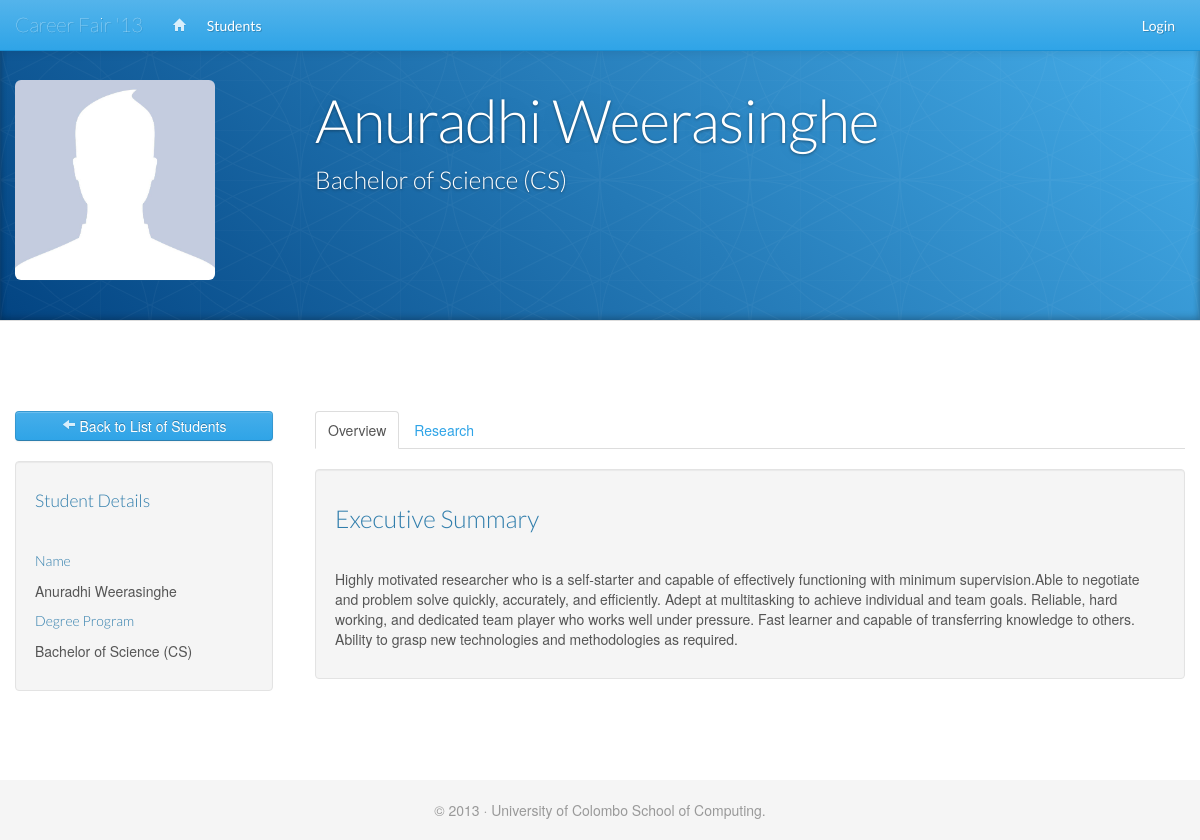
The page /view_student_cv.php?s=anuradhi.weerasinghe on the database its author committed.
### tables this page shows
CREATE TABLE IF NOT EXISTS `user_logins` (
  `id` int(11) NOT NULL AUTO_INCREMENT,
  `object_type` int(11) NOT NULL,
  `username` varchar(50) NOT NULL,
  `password` varchar(50) NOT NULL,
  `first_name` varchar(100) NOT NULL,
  `last_name` varchar(100) NOT NULL,
  `email_address` varchar(255) NOT NULL,
  `telephone_number` varchar(20) NOT NULL,
  PRIMARY KEY (`id`),
  KEY `object_type` (`object_type`)
);

CREATE TABLE IF NOT EXISTS `obj_degree_programs` (
  `id` int(11) NOT NULL AUTO_INCREMENT,
  `name` varchar(255) NOT NULL,
  `display_name` varchar(255) NOT NULL,
  `duration` int(1) NOT NULL,
  PRIMARY KEY (`id`)
);

CREATE TABLE IF NOT EXISTS `user_students` (
  `id` int(11) NOT NULL AUTO_INCREMENT,
  `login_id` int(11) NOT NULL,
  `degree_program_id` int(11) NOT NULL,
  `executive_summary` text NOT NULL,
  `research_project_title` text NOT NULL,
  `research_project_desc` text NOT NULL,
  `cv_file_name` varchar(255) NOT NULL,
  PRIMARY KEY (`id`),
  KEY `degree_program_id` (`degree_program_id`),
  KEY `login_id` (`login_id`)
);

### includes/user_login.php (called while the page is built, shortened)
<?php
require_once("database.php");
class UserLogin extends DatabaseObject {
	protected static $table_name = "user_logins";
	public $first_name;
	public $last_name;
	public function get_user_by_username($un){
		$sql  = "SELECT * FROM " . static::$table_name;
		$sql .= " WHERE username = '" . $un . "'";
		$sql .= " LIMIT 1";
		$result_array = self::find_by_sql($sql);
		return !empty($result_array) ? array_shift($result_array) : false;
	}
	public function full_name(){
		if (isset($this->first_name) && isset($this->last_name)){
			return $this->first_name . " " . $this->last_name;
		} else {
			return "";
		}
	}
}
?>

### includes/database.php (called while the page is built, shortened)
<?php
class MySQLDatabase{
	private $connection;
	public function open_connection(){
		$this->connection = mysql_connect(DB_SERVER, DB_USER, DB_PASS);
	}
	public function query($sql){
		$result = mysql_query($sql, $this->connection);
		return $result;
	}
	public function fetch_array($result_set){
		return mysql_fetch_array($result_set);
	}
}
$database = new MySQLDatabase();
?>

### includes/database_object.php (called while the page is built, shortened)
<?php
require_once("database.php");
class DatabaseObject {
	protected static $table_name;
	protected static $db_fields;
	public static function find_by_id($id=0){
		$result_array = static::find_by_sql("SELECT * FROM " . static::$table_name . " WHERE id = {$id}");
		return !empty($result_array) ? array_shift($result_array) : false;
	}
	public static function find_by_sql($sql=""){
		global $database;
		$result_set = $database->query($sql);
		$object_array = array();
		while ($row = $database->fetch_array($result_set)){
			$object_array[] = static::instantiate($row);
		}
		return $object_array;
	}
	private static function instantiate($row){
		$object = new $class_name;
		foreach($row as $attribute=>$value){
			if ($object->has_attribute($attribute)){
				$object->$attribute = $value;
			}
		}
		return $object;
	}
	private function has_attribute($attribute){
		return array_key_exists($attribute, $this->attributes());
	}
	protected function attributes(){
		$attributes = array();
		foreach(static::$db_fields as $field){
			if(property_exists($this, $field)){
				$attributes[$field] = $this->$field;
			}
		}
		return $attributes;
	}
}
?>

### includes/student.php (called while the page is built, shortened)
<?php
require_once("database.php");
class Student extends DatabaseObject {
	protected static $table_name = "user_students";
	public function get_user($id){
		$sql  = "SELECT * FROM " . static::$table_name;
		$sql .= " WHERE login_id = " . $id;
		$sql .= " LIMIT 1";
		$result_array = self::find_by_sql($sql);
		return !empty($result_array) ? array_shift($result_array) : false;
	}
}
?>

### public/view_student_cv.php (the view, shortened to what this page needs)
<?php
require_once("../includes/initialize.php");
$user_login_object = new UserLogin();
$student_object = new Student();
$photo_object = new Photo();
$degree_program_object = new DegreeProgram();
if (!empty($_GET['s'])){
	$details_of_student_to_read_update = $user_login_object->get_user_by_username($_GET['s']);
	$student_to_read_update = $student_object->get_user($details_of_student_to_read_update->id);
	$degree_program_of_student_to_read_update = $degree_program_object->find_by_id($student_to_read_update->degree_program_id);
	$profile_picture_of_student = $photo_object->get_profile_picture(2, $student_to_read_update->id);
} else {
	$session->message("No Student has been selected to view.");
	redirect_to("list_students.php");
}
?>
<!DOCTYPE html>
<html lang="en">
  <head>
    <?php require_once('../includes/layouts/header.php');?>
  </head>
  <body>
    <div id="wrap">
      <?php require_once('../includes/layouts/navbar.php');?>
      <header class="jumbotron subhead">
		 <div class="container">
		 <div class="row">
		 <div class="span3">
		 <?php
         if (!empty($profile_picture_of_student->filename)) {
         	echo '<img src="../' . $profile_picture_of_student->image_path() . '" width="200" class="img-rounded"/>';
         } else {
         	echo '<img src="img/default-prof-pic.jpg" width="200" class="img-rounded" alt="Default profile picture" />';
         }
         ?>
		 </div>
		 <div class="span9">
		   <h1><?php echo $details_of_student_to_read_update->full_name();?></h1>
		   <h3><?php echo $degree_program_of_student_to_read_update->display_name; ?></h3>
		 </div>
		 </div>
		 </div>
	  </header>
      <div class="container">
      <div class="row">
        <div class="span3 sidebar">
	        <div class="sidenav" data-spy="affix" data-offset-top="275">
	        	<a href="list_students.php" class="btn btn-primary btn-block"><i class="icon-arrow-left icon-white"></i> Back to List of Students</a><br />
	        	<div class="well">
	        		<h4>Student Details</h4><br />
	        		<h5>Name</h5>
	        		<p><?php echo $details_of_student_to_read_update->full_name();?></p>
	        		<h5>Degree Program</h5>
	        		<p><?php echo $degree_program_of_student_to_read_update->display_name; ?></p>
	        	</div>
	        </div>
        </div>
        <div class="span9">
        <section>
        <ul class="nav nav-tabs">
	      <li class="active"><a href="#overview" data-toggle="tab">Overview</a></li>
	      <li><a href="#research" data-toggle="tab">Research</a></li>
	    </ul>
	    <div id="tab_content" class="tab-content">
	      	<div class="tab-pane active in" id="overview">
	      	<div class="well">
      			<h3>Executive Summary</h3>
      			<br />
      			<p><?php echo $student_to_read_update->executive_summary; ?></p>
      		</div>
	      	</div>
	    </div>
	    </section>
	  	</div>
        </div>
      </div>
      <div class="clearfix">&nbsp;</div>
      <div id="push"></div>
    </div>
    <?php require_once('../includes/layouts/footer.php');?>
  </body>
</html>

### public/css/bootswatch-cerulean/docs.css (style rules this page uses)
body { position: relative; padding-top: 40px; }
section { padding-top: 30px; }
section > ul li { margin-bottom: 5px; }
.jumbotron { position: relative; padding: 40px 0; color: #fff; text-align: center; text-shadow: 0 1px 3px rgba(0,0,0,.4), 0 0 30px rgba(0,0,0,.075); background: #034482; background: -moz-linear-gradient(45deg, #034482 0%, #45aeea 100%); background: -webkit-gradient(linear, left bottom, right top, color-stop(0%,#034482), color-stop(100%,#45aeea)); background: -webkit-linear-gradient(45deg, #034482 0%,#45aeea 100%); background: -o-linear-gradient(45deg, #034482 0%,#45aeea 100%); background: -ms-linear-gradient(45deg, #034482 0%,#45aeea 100%); background: linear-gradient(45deg, #034482 0%,#45aeea 100%); filter: progid:DXImageTransform.Microsoft.gradient( startColorstr='#034482', endColorstr='#45aeea',GradientType=1 ); -webkit-box-shadow: inset 0 3px 7px rgba(0,0,0,.2), inset 0 -3px 7px rgba(0,0,0,.2); -moz-box-shadow: inset 0 3px 7px rgba(0,0,0,.2), inset 0 -3px 7px rgba(0,0,0,.2); box-shadow: inset 0 3px 7px rgba(0,0,0,.2), inset 0 -3px 7px rgba(0,0,0,.2); }
.jumbotron h1 { font-size: 80px; font-weight: 300; letter-spacing: -1px; line-height: 1; }
.jumbotron .container { position: relative; z-index: 2; }
.jumbotron:after { content: ''; display: block; position: absolute; top: 0; right: 0; bottom: 0; left: 0; background: url(../../img/masthead-pattern.png) repeat center center; opacity: .4; }
.subhead { text-align: left; border-bottom: 1px solid #ddd; }
.subhead h1 { font-size: 60px; color: #fff; }
.subhead h3 { color: #fff; }
.sidenav { margin: 30px 0 0; padding: 0; background-color: #fff; }
@media (min-width: 1200px) { .sidenav { width: 258px; } }

### includes/layouts/header.php (style rules this page uses)
html, body { height: 100%; }
#wrap { min-height: 100%; height: auto !important; height: 100%; margin: 0 auto -60px; }
#push, #footer { height: 60px; }
#wrap > .container { padding-top: 60px; }

### rows shown on the page
user_logins: $details_of_student_to_read_update->full_name() "Anuradhi Weerasinghe"
obj_degree_programs: display_name "Bachelor of Science (CS)"
user_students: executive_summary "Highly motivated researcher who is a self-starter and capable of effectively functioning with minimum supervision.Able to negotiate and problem solve quickly, accurately, and efficiently. Adept at multitasking to achieve individual and team goals. Reliable, hard working, and dedicated team player who works well under pressure. Fast learner and capable of transferring knowledge to others. Ability to grasp new technologies and methodologies as required."

### other values the page prints
WEB_APP_SHORT_NAME "Career Fair '13"
